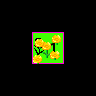

The image is a tile-based game level rendered from a .tmx file. Its description and source (layers, tilesets, objects; grid data summarised) follow:
An orthogonal 3x3 tile map with 32x32 px tiles, 5 tile layers (Regions, Input_set, Input_set, Output_Fringe, ...), 4 tilesets.

<map version="1.0" orientation="orthogonal" width="3" height="3" tilewidth="32" tileheight="32">
 <tileset firstgid="1" name="Woodland" tilewidth="32" tileheight="32">
  <image source="../../graphics/tiles/Woodland_ground.png" width="512" height="512" />
 </tileset>
 <tileset firstgid="257" name="Collision" tilewidth="32" tileheight="32">
  <image source="../../graphics/tiles/collision.png" width="64" height="32" />
 </tileset>
 <tileset firstgid="259" name="set_rules" tilewidth="32" tileheight="32">
  <image source="../../graphics/tiles/set_rules.png" width="64" height="64" />
 </tileset>
 <tileset firstgid="263" name="set_woodland" tilewidth="32" tileheight="32">
  <image source="../../graphics/tiles/set_woodland.png" width="512" height="320" />
 </tileset>
 <layer name="Regions" width="3" height="3">
  <data>[9 cells, 1 non-empty, 1 distinct tile ids]</data>
 </layer>
 <layer name="Input_set" width="3" height="3">
  <data>[9 cells, 1 non-empty, 1 distinct tile ids]</data>
 </layer>
 <layer name="Input_set" width="3" height="3">
  <data>[9 cells, 1 non-empty, 1 distinct tile ids]</data>
 </layer>
 <layer name="Output_Fringe" width="3" height="3">
  <data>[9 cells, 1 non-empty, 1 distinct tile ids]</data>
 </layer>
 <layer name="Output1_Fringe" width="3" height="3">
  <data>[9 cells, 1 non-empty, 1 distinct tile ids]</data>
 </layer>
</map>
